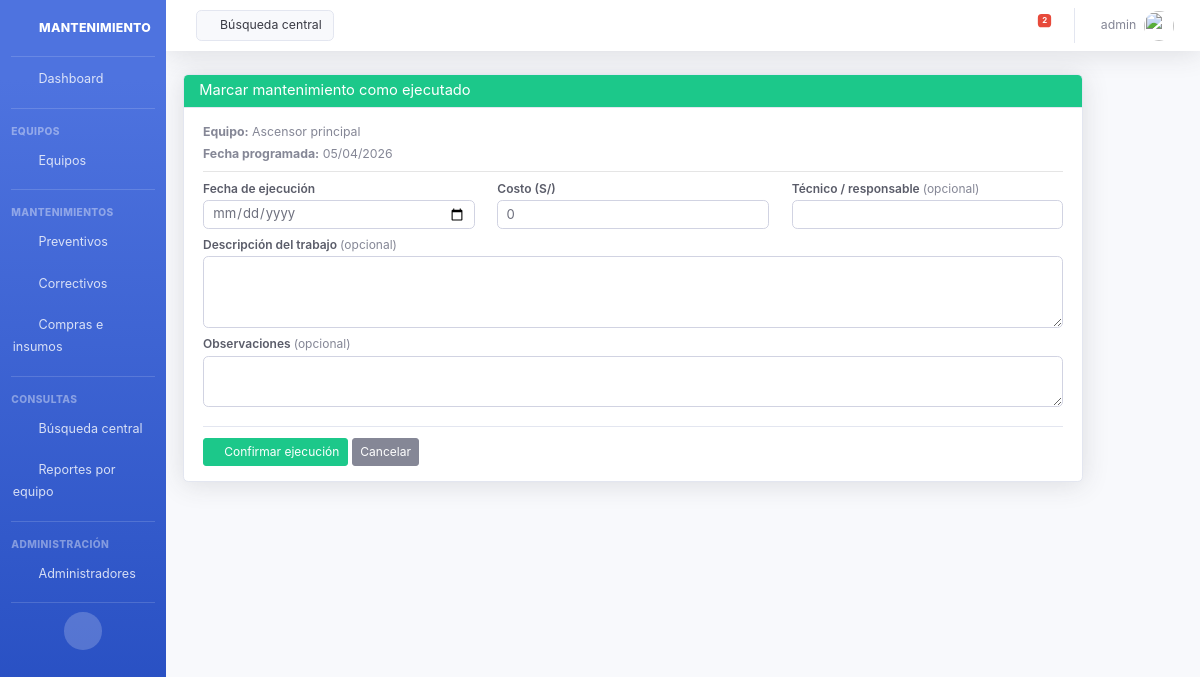
Screenshot of /preventivos/ejecutar/78/ (signed in) with the database file from the repository.
### core/models.py (models this page shows, shortened)
class Administrador(AbstractUser):
    pass

class MantenimientoPreventivo(models.Model):
    ESTADO_CHOICES = [
        ('pendiente', 'Pendiente'),
        ('ejecutado', 'Ejecutado'),
        ('vencido', 'Vencido'),
    ]
    equipo = models.ForeignKey(Equipo, on_delete=models.CASCADE, related_name='mantenimientos_preventivos')
    fecha_programada = models.DateField()
    fecha_ejecutada = models.DateField(null=True, blank=True)
    estado = models.CharField(max_length=20, choices=ESTADO_CHOICES, default='pendiente')
    descripcion = models.TextField(blank=True, verbose_name='Descripción del trabajo')
    costo = models.DecimalField(max_digits=10, decimal_places=2, default=0)
    tecnico_responsable = models.CharField(max_length=200, blank=True)
    observaciones = models.TextField(blank=True)
    registrado_por = models.ForeignKey(get_user_model(), on_delete=models.SET_NULL, null=True, blank=True)
    fecha_registro = models.DateTimeField(auto_now_add=True)
    class Meta:
        ordering = ['fecha_programada']
        verbose_name = 'Mantenimiento preventivo'
        verbose_name_plural = 'Mantenimientos preventivos'
        unique_together = ['equipo', 'fecha_programada']

class Equipo(models.Model):
    nombre = models.CharField(max_length=200)
    categoria = models.CharField(max_length=80, choices=CATEGORIA_EQUIPO_CHOICES, default='varios')
    ubicacion = models.CharField(max_length=200)
    marca = models.CharField(max_length=100, blank=True)
    modelo = models.CharField(max_length=100, blank=True)
    numero_serie = models.CharField(max_length=100, blank=True)
    frecuencia_preventiva = models.CharField(max_length=20, choices=FRECUENCIA_CHOICES, default='mensual')
    fecha_base_programacion = models.DateField(help_text='Fecha de referencia para el cronograma anual')
    proveedor_servicio = models.CharField(max_length=200, blank=True)
    observaciones = models.TextField(blank=True)
    activo = models.BooleanField(default=True)
    fecha_registro = models.DateTimeField(auto_now_add=True)
    class Meta:
        ordering = ['categoria', 'nombre']
        verbose_name = 'Equipo'
        verbose_name_plural = 'Equipos'

### core/views.py (the view)
# urls.py: path('preventivos/ejecutar/<int:preventivo_id>/', preventivo_ejecutar, name='preventivo-ejecutar'),
def preventivo_ejecutar(request, preventivo_id):
    preventivo = get_object_or_404(MantenimientoPreventivo, id=preventivo_id)
    if request.method == 'POST':
        form = EjecutarPreventivoForm(request.POST)
        if form.is_valid():
            preventivo.marcar_ejecutado(
                fecha_ejecutada=form.cleaned_data['fecha_ejecutada'],
                descripcion=form.cleaned_data['descripcion'],
                costo=form.cleaned_data['costo'],
                tecnico=form.cleaned_data['tecnico_responsable'],
                observaciones=form.cleaned_data['observaciones'],
            )
            preventivo.registrado_por = request.user
            preventivo.save()
            messages.success(request, 'Mantenimiento marcado como ejecutado.')
            return redirect('preventivos-list')
    else:
        form = EjecutarPreventivoForm(initial={'fecha_ejecutada': date.today()})
    return render(request, 'core/preventivo_ejecutar.html', {'form': form, 'preventivo': preventivo})

### core/forms.py
class EjecutarPreventivoForm(forms.Form):
    fecha_ejecutada = forms.DateField(
        widget=forms.DateInput(attrs={'type': 'date', 'class': 'form-control'}),
        label='Fecha de ejecución',
    )
    descripcion = forms.CharField(
        widget=forms.Textarea(attrs={'rows': 3, 'class': 'form-control'}),
        required=False,
        label='Descripción del trabajo',
    )
    costo = forms.DecimalField(
        max_digits=10, decimal_places=2, initial=0,
        widget=forms.NumberInput(attrs={'class': 'form-control', 'step': '0.01'}),
        label='Costo (S/)',
    )
    tecnico_responsable = forms.CharField(
        required=False,
        widget=forms.TextInput(attrs={'class': 'form-control'}),
        label='Técnico / responsable',
    )
    observaciones = forms.CharField(
        required=False,
        widget=forms.Textarea(attrs={'rows': 2, 'class': 'form-control'}),
        label='Observaciones',
    )

### core/templates/core/preventivo_ejecutar.html (shortened to what this page needs)
{% extends 'core/base.html' %}
{% block content %}
<div class="card shadow form-registro-card form-registro">
    <div class="card-header bg-success text-white py-2">
        <h5 class="m-0">Marcar mantenimiento como ejecutado</h5>
    </div>
    <div class="card-body">
        <p class="mb-1 small"><strong>Equipo:</strong> {{ preventivo.equipo.nombre }}</p>
        <p class="mb-2 small"><strong>Fecha programada:</strong> {{ preventivo.fecha_programada|date:"d/m/Y" }}</p>
        <hr class="my-2">
        <form method="post">
            <div class="row">
                {% include 'core/partials/form_field.html' with field=form.fecha_ejecutada col="col-md-4" widget="raw" %}
                {% include 'core/partials/form_field.html' with field=form.costo col="col-md-4" %}
                {% include 'core/partials/form_field.html' with field=form.tecnico_responsable col="col-md-4" optional=True %}
            </div>
            <div class="row">
                {% include 'core/partials/form_field.html' with field=form.descripcion col="col-12" widget="raw" optional=True %}
            </div>
            <div class="row">
                {% include 'core/partials/form_field.html' with field=form.observaciones col="col-12" widget="raw" optional=True %}
            </div>
            <div class="form-actions">
                <button type="submit" class="btn btn-success btn-sm"><i class="fas fa-check"></i> Confirmar ejecución</button>
                <a href="{% url 'preventivos-list' %}" class="btn btn-secondary btn-sm">Cancelar</a>
            </div>
        </form>
    </div>
</div>
{% endblock %}

### core/templates/core/header.html (shortened to what this page needs)
{% load static %}
<nav class="navbar navbar-expand navbar-light bg-white topbar mb-4 static-top shadow">
    <a href="{% url 'busqueda-central' %}" class="d-none d-sm-inline-block btn btn-light border small mr-auto ml-md-3 my-2 my-md-0">
        <i class="fas fa-search fa-sm"></i> Búsqueda central
    </a>
    <ul class="navbar-nav ml-auto">
        <li class="nav-item dropdown no-arrow mx-1">
            <a class="nav-link dropdown-toggle" href="#" id="alertsDropdown" role="button" data-toggle="dropdown"
               aria-haspopup="true" aria-expanded="false">
                <i class="fas fa-bell fa-fw"></i>
                <span class="badge badge-danger badge-counter" id="alert-count">0</span>
            </a>
        </li>
        <li class="nav-item dropdown no-arrow">
            <a class="nav-link dropdown-toggle" href="#" id="userDropdown" role="button"
               data-toggle="dropdown" aria-haspopup="true" aria-expanded="false">
                <span class="mr-2 d-none d-lg-inline text-gray-600 small">{{ request.user.username }}</span>
                <img class="img-profile rounded-circle" src="{% static 'img/undraw_profile.svg' %}">
            </a>
        </li>
    </ul>
</nav>

### core/static/css/mantenimiento.css (style rules this page uses)
html { font-size: 15px; }
body { font-size: 0.9375rem; }
h5, .h5 { font-size: 0.98rem; }
.btn { font-size: 0.875rem; }
.btn-sm { font-size: 0.8rem; padding: 0.25rem 0.5rem; }
.form-control, .custom-select, select.form-control { font-size: 0.875rem; padding: 0.4rem 0.65rem; height: calc(1.5em + 0.65rem + 2px); }
.card-header { padding: 0.6rem 1rem; }
.card-body { padding: 1rem; }
.badge { font-size: 0.75rem; padding: 0.35em 0.55em; }
.small, small { font-size: 0.82rem; }
.topbar { height: 3.4rem !important; }
.topbar .nav-link { font-size: 0.875rem; }
input[type="number"] { padding-right: 1.75rem; }
.form-registro-card { max-width: 900px; }
.form-registro .card-body { padding: 1rem 1.25rem; }
.form-registro .form-control, .form-registro select.form-control { padding: 0.35rem 0.55rem; height: calc(1.45em + 0.5rem + 2px); }
.form-registro textarea.form-control { height: auto; min-height: 2.5rem; }
.form-registro .form-actions { margin-top: 0.75rem; padding-top: 0.75rem; border-top: 1px solid #e3e6f0; }

### rows the page displays
Administrador: user.username "admin"
MantenimientoPreventivo: equipo.nombre "Ascensor principal", fecha_programada "05/04/2026"

### other values shown
{{ field.label }} "Fecha de ejecución Costo (S/) Técnico / responsable Descripción del trabajo Observaciones"
